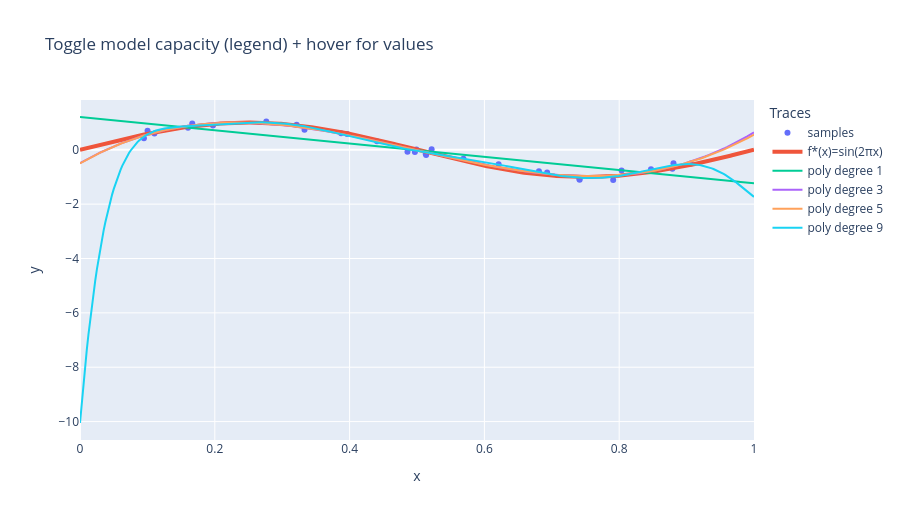

Here is the notebook cell this chart was saved with:
### Code cell
import plotly.graph_objects as go
import numpy as np
import matplotlib.pyplot as plt
from numpy.polynomial import Polynomial


def generate_data(n, noise=0.1):
    x = rng.uniform(0, 1, size=n)
    y_true = np.sin(2*np.pi*x)
    y = y_true + rng.normal(0, noise, size=n)
    return x, y, y_true

def poly_fit_predict(x_train, y_train, x_grid, degree):
    p = Polynomial.fit(x_train, y_train, degree)
    return p(x_grid)

# One dataset snapshot for visuals
x, y, _ = generate_data(30, noise=0.1)
xg = np.linspace(0, 1, 400)
f_star = np.sin(2*np.pi*xg)


fig = go.Figure()
fig.add_trace(go.Scatter(x=x, y=y, mode="markers", name="samples"))
fig.add_trace(go.Scatter(x=xg, y=f_star, mode="lines", name="f*(x)=sin(2πx)", line=dict(width=4)))

for d in [1,3,5,9]:
    yhat = poly_fit_predict(x, y, xg, d)
    fig.add_trace(go.Scatter(x=xg, y=yhat, mode="lines", name=f"poly degree {d}"))

fig.update_layout(
    title="Toggle model capacity (legend) + hover for values",
    xaxis_title="x",
    yaxis_title="y",
    legend_title="Traces",
    height=520
)
fig.show()

### Figure 1 — Plotly figure (JSON) as saved in the notebook; plotly's stock layout.template omitted (floating-point values rounded to 4 significant figures; data arrays with more than 128 entries replaced by an {"elided": "..."} marker saying what was removed)
{"data": [{"mode": "markers", "name": "samples", "x": [0.8789, 0.1104, 0.3963, 0.1665, 0.5217, 0.8472, 0.741, 0.4859, 0.1602, 0.4406, 0.2764, 0.5129, 0.1973, 0.6211, 0.3875, 0.09483, 0.8806, 0.9061, 0.8035, 0.3214, 0.1002, 0.6931, 0.5689, 0.3331, 0.5135, 0.4991, 0.7413, 0.7911, 0.4969, 0.6809], "y": [-0.6952, 0.5948, 0.5835, 0.9703, 0.01553, -0.7146, -1.075, -0.07631, 0.813, 0.3111, 1.041, -0.1443, 0.8922, -0.5368, 0.6066, 0.4276, -0.493, -0.5095, -0.7607, 0.9237, 0.7032, -0.8324, -0.3278, 0.7407, -0.1884, 0.01422, -1.106, -1.11, -0.08565, -0.7932], "type": "scatter"}, {"line": {"width": 4}, "mode": "lines", "name": "f*(x)=sin(2πx)", "x": {"elided": "400 float values"}, "y": {"elided": "400 float values"}, "type": "scatter"}, {"mode": "lines", "name": "poly degree 1", "x": {"elided": "400 float values"}, "y": {"elided": "400 float values"}, "type": "scatter"}, {"mode": "lines", "name": "poly degree 3", "x": {"elided": "400 float values"}, "y": {"elided": "400 float values"}, "type": "scatter"}, {"mode": "lines", "name": "poly degree 5", "x": {"elided": "400 float values"}, "y": {"elided": "400 float values"}, "type": "scatter"}, {"mode": "lines", "name": "poly degree 9", "x": {"elided": "400 float values"}, "y": {"elided": "400 float values"}, "type": "scatter"}], "layout": {"title": {"text": "Toggle model capacity (legend) + hover for values"}, "xaxis": {"title": {"text": "x"}}, "yaxis": {"title": {"text": "y"}}, "legend": {"title": {"text": "Traces"}}, "height": 520}}
